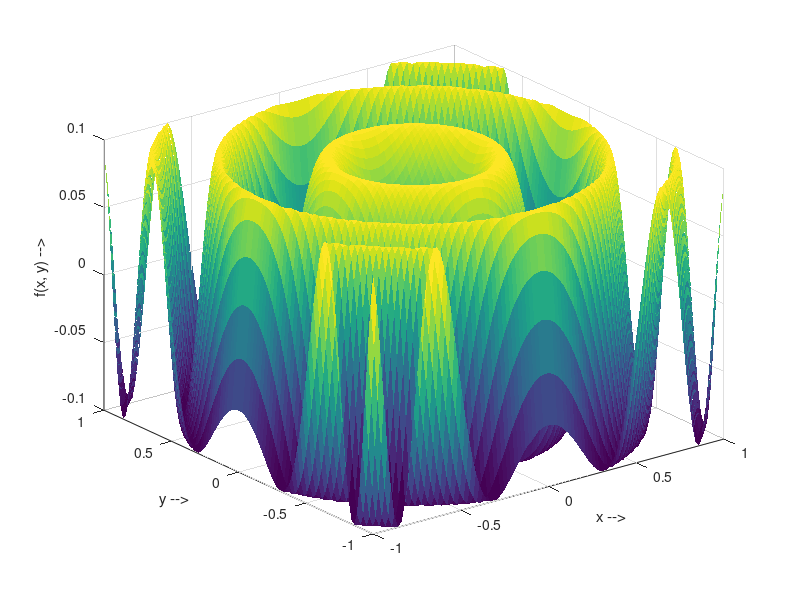

MATLAB code to generate this figure:
%To plot a multivariable sine function.

%Creates an evenly spaced sequence from -1 to 1 stored in tx and ty.(Row vector)
tx = ty = linspace(-1,1);

%Meshgrid used to produce input for the 3-D function that will be plotted.
[xx, yy]=meshgrid(tx, ty);

%Sequence tz obtained using corresponding values of xx and yy.
% 'dot' implies element by element operation.
tz=sin(10*(xx.^2+yy.^2))/10;

hf = figure()
%Plotting a 3-D wireframe mesh with selected properties.
mesh(tx, ty, tz, "linewidth", 1.5 , "facecolor", "k")
%x-axis, y-axis and z-axis labelled.
xlabel('x -->')
ylabel('y -->')
zlabel('f(x, y) -->')
%Selecting the shading of patches.
shading flat;
%Saving the figure.
saveas(hf, "Trig3D.png")


